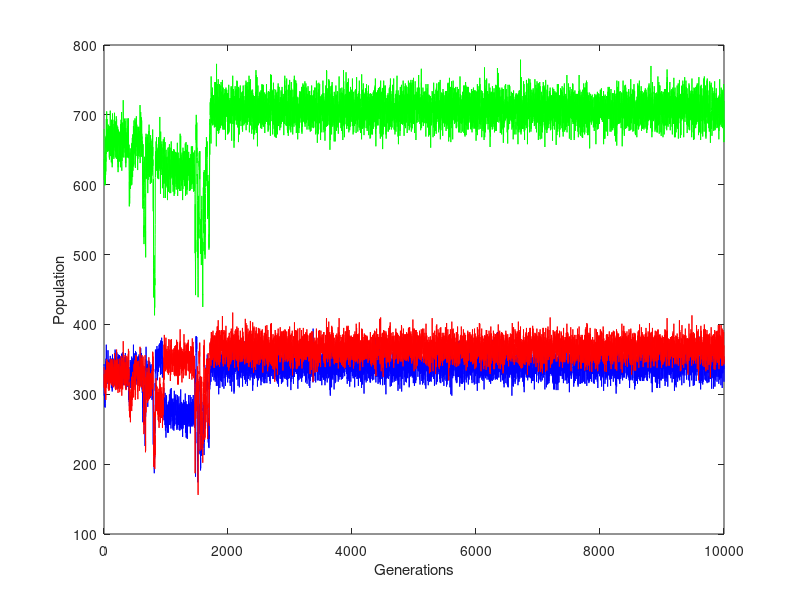

Here is the MATLAB script that generated this plot: (Note: this script raises an error after producing the figure.)

%--------------------------------------------
J=importdata('16mat.txt');
B=importdata('16pop.txt');
x1= B(:, 1);
x2= B(:, 2);
x3= B(:, 3);
x4= B(:, 4);

plot(x1, x2, 'b', x1, x3, 'r', x1, x4, 'g');
xlabel('Generations');
ylabel('Population')
%--------------------------------------------
A=importdata('16seppop.txt');
[n,m]=size(A);


D=[0];
C=[0];
E=[0];
F=[0];

CCom1= zeros(n,1);
CCom2= zeros(n,1);
x=(m+1)/2;
for i = 1:n
   count=0;
   Com1=0;
%    h = 0.055*x2(i,1);
%    g = 0.05*x3(i,1);
   for j= 2:x
       if A(i,j) > 0
            D=cat(1, D, j-2);
            count = count + 1;
           %Centre of mass
            Com1 = Com1 + (j-2)*A(i,j);
           %----------------------
       end
   end
   
   X = i*ones(count,1);
   C=cat(1,C,X);
   count2=0;
   Com2=0;
   
   %Centre of mass 
   CCom1(i, 1)= Com1/x2(i,1);
   %----------------
   for k= x+1:m
       if A(i,k) > 0
            F=cat(1, F, (k-2));
            count2 = count2 + 1;
           %Centre of mass
            Com2 = Com2 + (k-2)*A(i,k);
           %--------------------
       end 
   end
   
   Y = i*ones(count2,1);
   E =cat(1,E,Y);
   
   %Centre of mass
   CCom2(i,1)= Com2/x3(i,1);
   
end
display("BOOP");
figure
scatter(C, D, '.', 'b' );
hold on;
scatter(E, F, '.', 'r');
hold on;
plot(x1, CCom1,'g' , x1, CCom2, 'g');
xlabel('Generation');
ylabel('Species Label');
